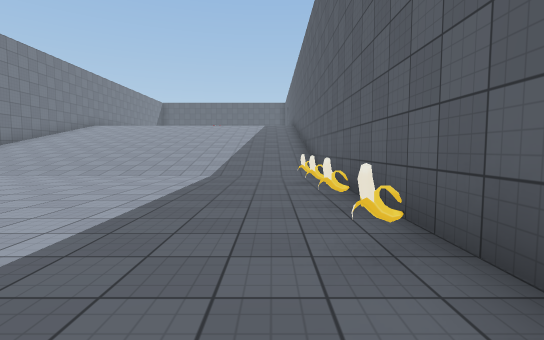
[1] (above)

16 first-person views from a walk through a 3-D level made in the Unity game engine. The camera is 1.3 m above the floor, tilts 4° down and sees 85° across. The floor is counted in squares, 2 m on a side. Each view is taken from the middle of a square. On the plan, view 1 faces up. The plan holds only what a view shows up to about 9 squares ahead; the rest is blank. The place goes on beyond the plan. The player is left out. Some animated figures are not drawn. Door leaves are left out, so doorways stand open. Some surface patterns are stand-ins.

[2]
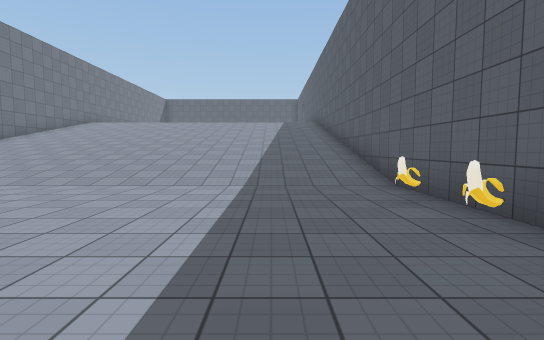

[3]
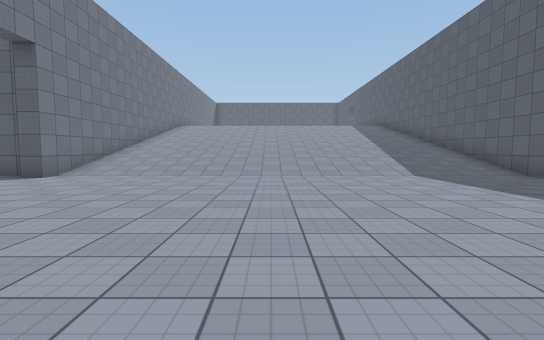

[4]
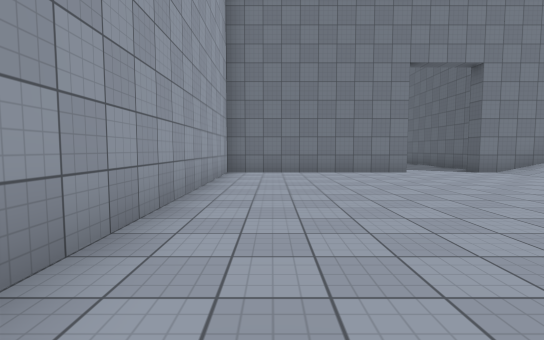

[5]
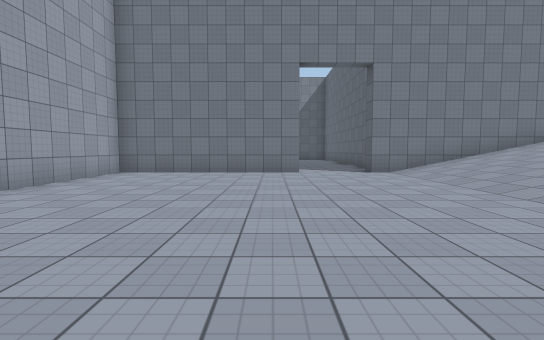

[6]
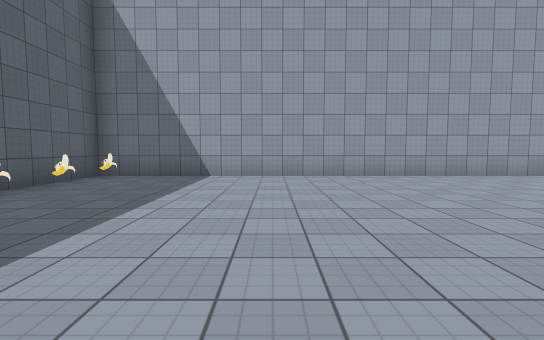

[7]
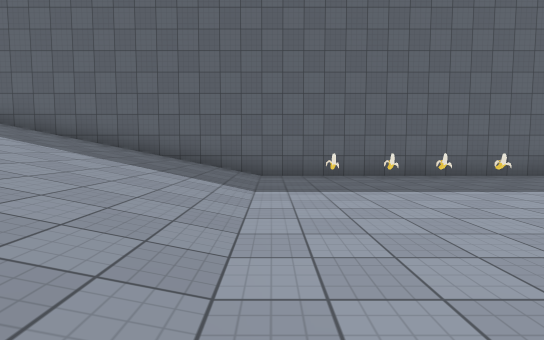

[8]
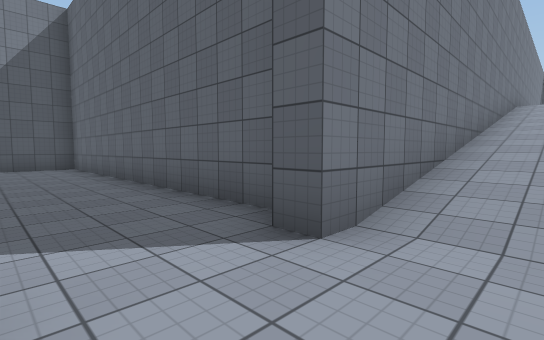

[9]
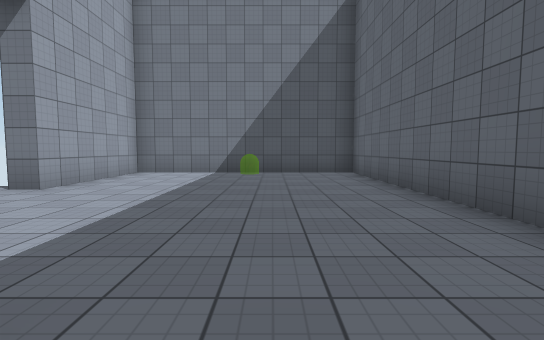

[10]
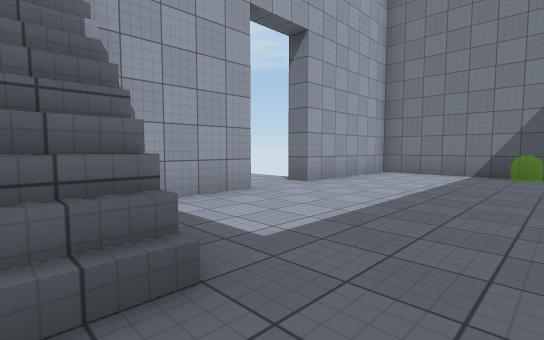

[11]
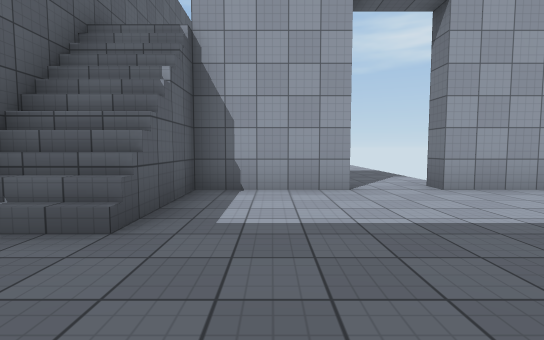

[12]
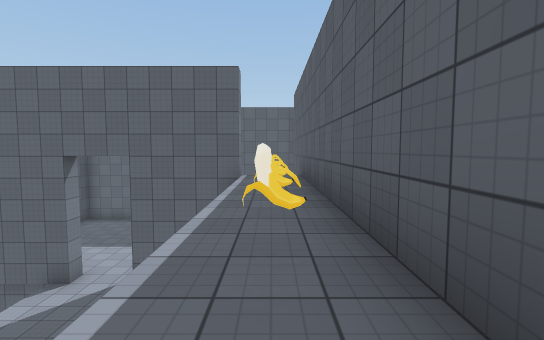

[13]
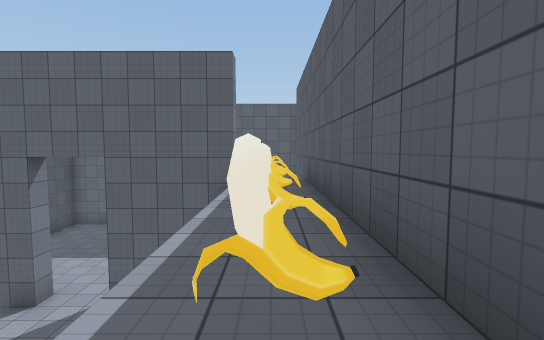

[14]
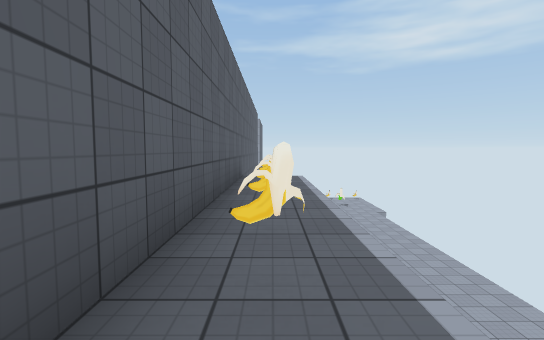

[15]
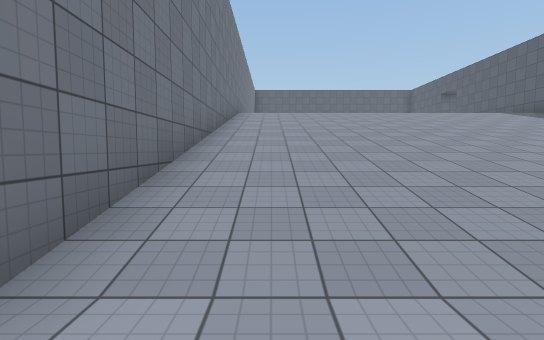

[16]
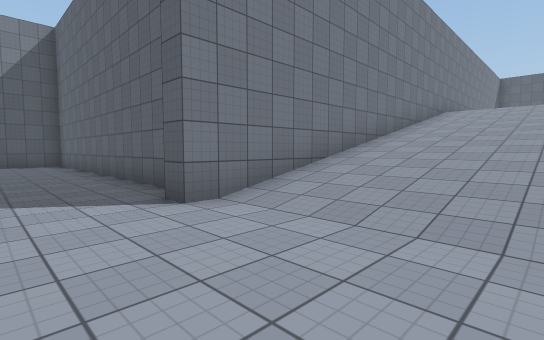

### Floor plan
Key: @ floor where view 1 was taken; # wall or solid block; . main floor; : floor 5 m higher than the main floor; / step, stairs or slope; B banana; O other object.
Columns run from 21 left of view 1 to 2 right of it. Each row starts with its distance up from view 1.
 12           #//////// ///#
 11           #////////////#
 10           #////////////#
  9           #////////////#
  8 ###########////////////#
  7 #.........#/...........#
  6 #.....................B#
  5 #......................#
  4 # ........#...........B#
  3 #......../#...........B#
  2 #......../#...........B#
  1 #####.###:#............#
  0     ..   B#..........@O#
 -1     ..   B##############
 -2     ..   B#
 -3     .    B#
 -4     ..   B#
 -5     ..   :#
 -6     ..   :#
 -7     ..    #
 -8     ..

Positions as (right, up) in squares from view 1, and headings:
1: (0, 0), facing up
2: (-1, 2), facing up
3: (-5, 0), facing up
4: (-2, 1), facing left
5: (-2, 4), facing left
6: (-3, 7), facing down
7: (-6, 7), facing right
8: (-9, 5), facing up-left
9: (-12, 5), facing left
10: (-12, 5), facing down-left
11: (-14, 6), facing down
12: (-12, -6), facing up
13: (-12, -5), facing up
14: (-12, 1), facing down
15: (-9, 6), facing up
16: (-7, 5), facing up-left
